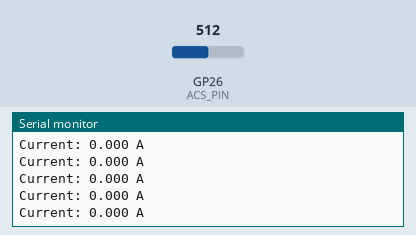
The sketch below on a simulated Raspberry Pi Pico. On the bench: the last lines printed to the serial monitor. The test bench sets the inputs (shaded band); at power-on: GP26 (ACS_PIN) = 512.

Above: at 1.3 s.
1.4 s: GP26 (ACS_PIN) set to 716
At 1.56 s:
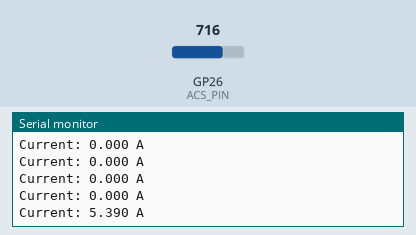
2.9 s: GP26 (ACS_PIN) set to 900
At 2.96 s:
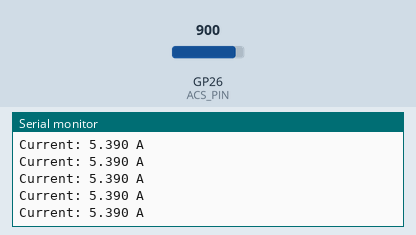
Timing chart, 0 to 5.9 s (numbered marks = the images above; inputs shaded):
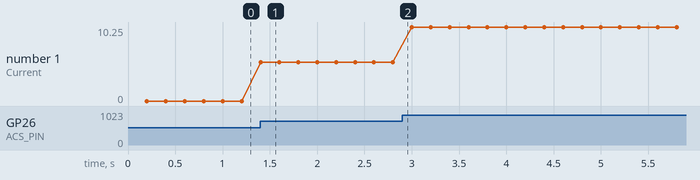

The sketch:

sensor_special_222.ino
```cpp
// snippet: sensor_special_222
// tags: sensor, i2c, load-cell
// boards: avr, esp32, nano33iot, romi32u4, rp2040
// library: none
// description: Read ACS712 current sensor on A0
// prompts: acs712, current, sensor, declare, float, currenta=0
// verified: compile-only
// source: kd-generated (id 222)
// exact-include: Arduino.h

#include <Arduino.h>

const int ACS_PIN = A0;
const float VREF = 5.0f;
const float SENSITIVITY = 0.185f;  // V/A: 0.185 for 5A, 0.100 for 20A, 0.066 for 30A
float zeroPoint = 512.0;  // Initial zero-point value
float currentA = 0.0;

void calibrateZero() {
  long sum = 0;
  for (int i = 0; i < 100; i++) { sum += analogRead(ACS_PIN); delay(1); }
  zeroPoint = (sum / 100.0f);
  Serial.print("Zero calibrated: "); Serial.println(zeroPoint);
}

void setup() {
  Serial.begin(9600);
  calibrateZero();
}

void loop() {
  static unsigned long lastPrintTime = 0;
  unsigned long now = millis();

  if (now - lastPrintTime >= 200) {
    lastPrintTime = now;

    int sensorValue = analogRead(ACS_PIN);
    float v = (sensorValue - zeroPoint) * (VREF / 1023.0f);
    currentA = v / SENSITIVITY;

    Serial.print("Current: "); Serial.print(currentA, 3); Serial.println(" A");
  }
}
```

Measured:
- after the input at 1.4 s, the serial monitor: prints a new line at once (image 1)
- plotted number 1: 0 → 5.39 after the input at 1.4 s, 5.39 → 10.25 after the input at 2.9 s
